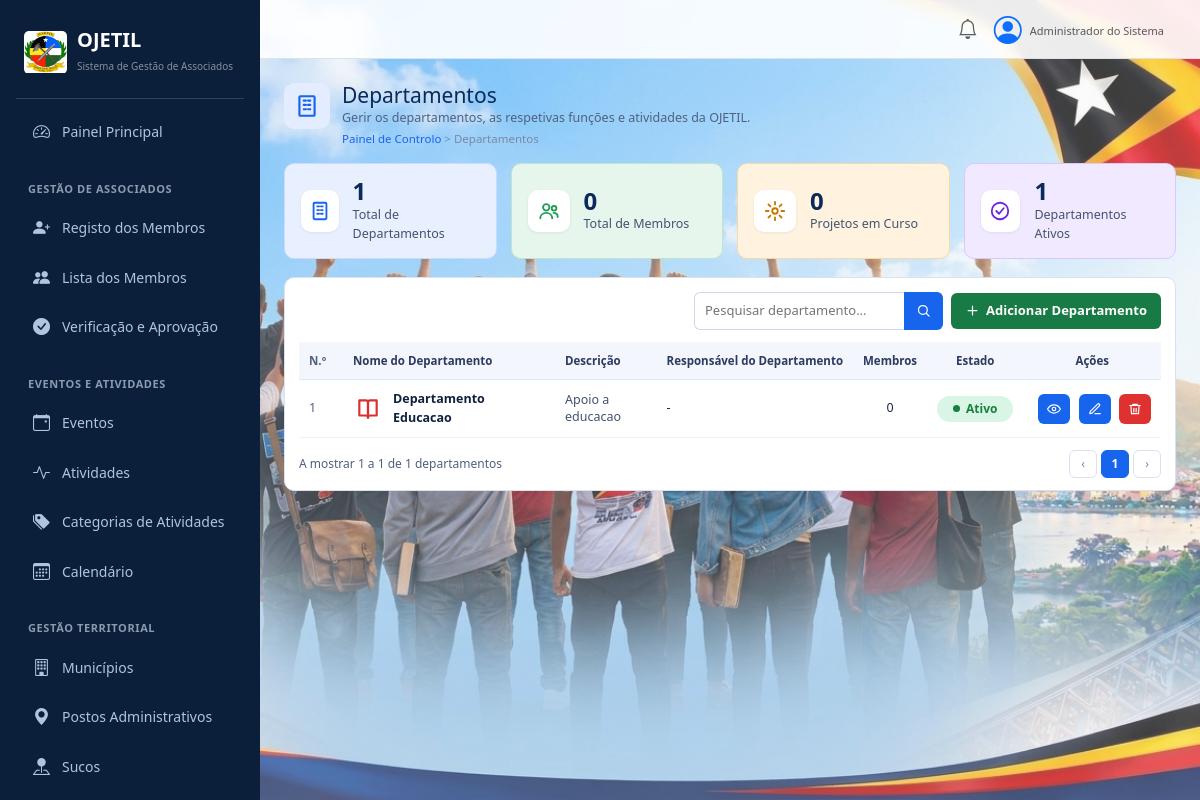
Screenshot of /organization/departments/ with the database file from the repository.
### organization/models.py (models this page shows, shortened)
class OrganizationUnit(models.Model):
    UNIT_TYPES = [
        ("department", "Department"),
        ("committee", "Committee"),
        ("territorial", "Territorial Structure"),
    ]
    name = models.CharField(max_length=150)
    unit_type = models.CharField(
        max_length=20,
        choices=UNIT_TYPES,
        default="department",
    )
    description = models.TextField(blank=True)
    is_active = models.BooleanField(default=True)
    created_at = models.DateTimeField(auto_now_add=True)
    class Meta:
        ordering = ["name"]
        verbose_name = "Organization Unit"
        verbose_name_plural = "Organization Units"

### organization/views.py (the view)
# urls.py: path("departments/", views.department_list_view, name="departments"),
def department_list_view(request):
  departments = OrganizationUnit.objects.filter(unit_type="department")
  context = {
      "departments": departments,
      "total_departments": departments.count(),
      "active_departments": departments.filter(is_active=True).count(),
  }
  return render(request, "organization/departments.html", context)

### organization/templates/organization/departments.html (shortened to what this page needs)
{% extends "dashboard/base.html" %}
{% block content %}
<div class="dep-page">
    <div class="dp-title">
        <div class="dp-logo">
            <svg class="dp-i"><use href="#dp-building"/></svg>
        </div>
        <div>
            <h2>Departamentos</h2>
            <p>Gerir os departamentos, as respetivas funções e atividades da OJETIL.</p>
            <div class="dp-crumb">
                <a href="#">Painel de Controlo</a> &gt; Departamentos
            </div>
        </div>
    </div>
    <div class="dp-stats">
        <div class="dp-stat s-blue">
            <div class="dp-sico">
                <svg class="dp-i"><use href="#dp-building"/></svg>
            </div>
            <div>
                <b>{{ total_departments }}</b>
                <span class="lb">Total de Departamentos</span>
            </div>
        </div>
        <div class="dp-stat s-green">
            <div class="dp-sico">
                <svg class="dp-i"><use href="#dp-users"/></svg>
            </div>
            <div>
                <b id="dpTotalMembers">0</b>
                <span class="lb">Total de Membros</span>
            </div>
        </div>
        <div class="dp-stat s-orange">
            <div class="dp-sico">
                <svg class="dp-i"><use href="#dp-gear"/></svg>
            </div>
            <div>
                <b>{{ ongoing_projects|default:"0" }}</b>
                <span class="lb">Projetos em Curso</span>
            </div>
        </div>
        <div class="dp-stat s-purple">
            <div class="dp-sico">
                <svg class="dp-i"><use href="#dp-check"/></svg>
            </div>
            <div>
                <b>{{ active_departments }}</b>
                <span class="lb">Departamentos Ativos</span>
            </div>
        </div>
    </div>
    <div class="dp-card">
        <div class="dp-tools">
            <div class="dp-search">
                <input type="text" id="dpSearch" placeholder="Pesquisar departamento...">
                <button type="button" aria-label="Pesquisar">
                    <svg class="dp-i"><use href="#dp-search"/></svg>
                </button>
            </div>
            <a href="{% url 'organization:department_add' %}" class="dp-add">
                <svg class="dp-i"><use href="#dp-plus"/></svg>
                Adicionar Departamento
            </a>
        </div>
        <div class="dp-wrap">
            <table class="dp-tbl" id="dpTbl">
                <thead>
                    <tr>
                        <th class="no">N.º</th>
                        <th>Nome do Departamento</th>
                        <th>Descrição</th>
                        <th>Responsável do Departamento</th>
                        <th class="c">Membros</th>
                        <th class="c">Estado</th>
                        <th class="c">Ações</th>
                    </tr>
                </thead>
                <tbody>
                    {% for d in departments %}
                    <tr>
                        <td class="no">{{ forloop.counter }}</td>
                        <td>
                            <div class="dp-name">
                                <span class="dp-di {% cycle 'ic-red' 'ic-green' 'ic-red' 'ic-green' 'ic-purple' 'ic-orange' %}">
                                    <svg class="dp-i">
                                        <use href="#dp-{% cycle 'book' 'users' 'ball' 'leaf' 'mega' 'laptop' %}"/>
                                    </svg>
                                </span>
                                <span>{{ d.name }}</span>
                            </div>
                        </td>
                        <td class="dp-desc">{{ d.description|truncatechars:90 }}</td>
                        <td>
                            {% with p=d.positions.first %}
                                {{ p.person_name|default:"-" }}
                            {% endwith %}
                        </td>
                        <td class="c dp-mem">{{ d.positions.count }}</td>
                        <td class="c">
                            {% if d.is_active %}
                                <span class="dp-status st-on">Ativo</span>
                            {% else %}
                                <span class="dp-status st-off">Inativo</span>
                            {% endif %}
                        </td>
                        <td class="dp-act">
                            <a href="{% url 'organization:department_detail' pk=d.pk %}" class="dp-ab view" title="Ver detalhes">
                                <svg class="dp-i"><use href="#dp-eye"/></svg>
                            </a>
                            <a href="{% url 'organization:department_edit' d.pk %}" class="dp-ab edit" title="Editar">
                                <svg class="dp-i"><use href="#dp-edit"/></svg>
                            </a>
                            <a href="{% url 'organization:department_delete' d.pk %}" class="dp-ab del" title="Eliminar">
                                <svg class="dp-i"><use href="#dp-trash"/></svg>
                            </a>
                        </td>
                    </tr>
                    {% empty %}
                    <tr>
                        <td colspan="7" class="dp-empty">
                            Ainda não existem departamentos registados. Clique em "Adicionar Departamento".
                        </td>
                    </tr>
                    {% endfor %}
                </tbody>
            </table>
        </div>
        <div class="dp-foot">
            <div>
                A mostrar {% if total_departments %}1{% else %}0{% endif %}
                a {{ total_departments }} de {{ total_departments }} departamentos
            </div>
            <div class="dp-pager">
                <span>&lsaquo;</span>
                <span class="cur">1</span>
                <span>&rsaquo;</span>
            </div>
        </div>
    </div>
</div>
{% endblock %}

### rows the page displays
OrganizationUnit: name "Departamento Educacao", description "Apoio a educacao", positions.first.person_name "-", positions.count "0", is_active "Ativo"

### other values shown
{{ total_departments }} "1"
{{ ongoing_projects|default:"0" }} "0"
{{ active_departments }} "1"
